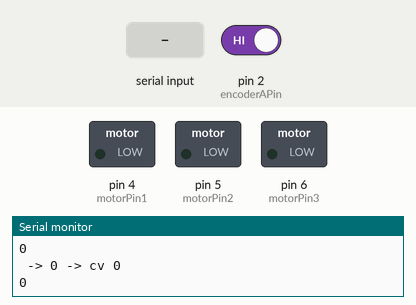
This sketch was run on a simulated Arduino Uno, built with avr-gcc and run on an emulated ATmega328P. On the bench: switched loads named in the sketch (green lamp = pin HIGH), the last lines printed to the serial monitor. Dashed ring = blinking. Inputs (shaded band) come from the test bench; at power-on: pin 2 (encoderAPin) HIGH.

Above: at 1.2 s.
1.3 s: "90,45\n" received over Serial
At 1.69 s:
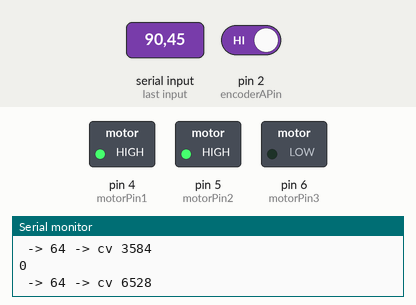
4.3 s: "1\n" received over Serial
At 5.0 s:
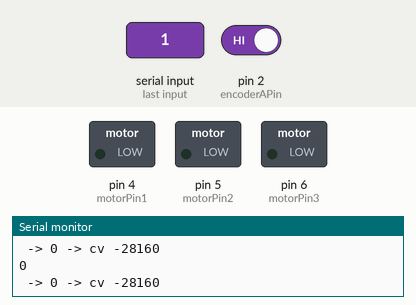
5.8 s: "30,150\n" received over Serial
At 6.03 s:
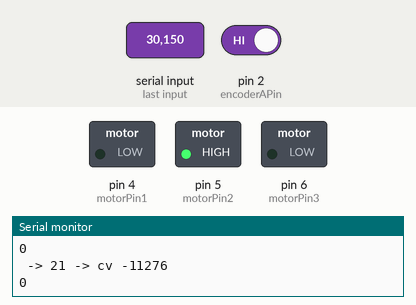
8.8 s: "1\n" received over Serial
At 9.7 s:
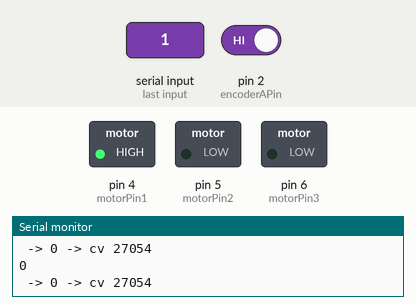
Timing chart, 0 to 11.3 s (numbered marks = the images above; inputs shaded):
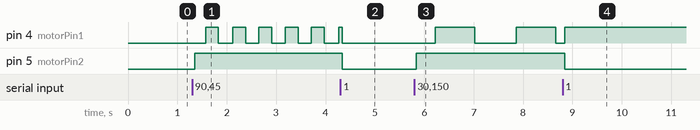

The sketch:

ControlEjeLineal_v2.ino
```cpp
//Archivo Arduino
#include "PositionMotorControl.h"


// Definición de constantes mecanicas
const float MAX_DISTANCE_MM = 1000.0;       // Distancia máxima en milímetros
const float PULSES_PER_REVOLUTION = 493.9; // Pulsos por revolución del encoder
const float MM_PER_REVOLUTION = 8.0;

// Calcula el ángulo máximo en grados correspondiente a la distancia máxima
const float MAX_ANGLE_DEGREES = (MAX_DISTANCE_MM / MM_PER_REVOLUTION) * 360.0;
const float MAX_POT_VALUE = 1023;

//Definicion de pines del driver
const int motorPin1 = 4;  //PWM
const int motorPin2 = 5;  //Direccion
const int motorPin3 = 6;  //Direccion2

const int encoderAPin = 2;
const int encoderBPin = 3;
const int potentiometerPin = A0;

float angle_degrees = 0;
long pulses = 0;

PositionMotorControl motor(motorPin1, motorPin2, motorPin3, encoderAPin, encoderBPin, MAX_DISTANCE_MM, PULSES_PER_REVOLUTION, MM_PER_REVOLUTION);

void setup() {
  Serial.begin(9600);
  motor.init();
  motor.setVelocity(0);
}

void loop() {


  if(Serial.available()){
    String aux = Serial.readStringUntil('\n');
    if(aux=="set"){
      motor.setCero();
      angle_degrees = 0;

    }
    else{
      //angle_degrees = PULSES_PER_REVOLUTION * String(aux).toFloat()* 0.9076 ;
      angle_degrees = String(aux).toFloat()* 2 * 3.1416 * 0.9076 ;
      pulses = angle_degrees / MM_PER_REVOLUTION ;
      Serial.print(angle_degrees);
      Serial.print(" -> ");
    }
  }

  Serial.println(motor.getCurrentPos());
  Serial.print(" -> ");
  Serial.print(pulses);
  Serial.print(" -> cv ");
  Serial.println(motor.getVelocity());
  //Serial.print(" -> nv");
  //Serial.print(motor.getVelocity());


  // Establecer la posición objetivo del motor en pulsos
  motor.setTargetPosition(pulses);

  //Algoritmo de control
  motor.controlPID();
}

float readPot(int potPin){
  // Leer el valor del potenciómetro
  int potValue = analogRead(potentiometerPin);

  // Calculo del ángulo objetivo en grados
  float angle_degrees = map(potValue, 0, MAX_POT_VALUE, 0, MAX_ANGLE_DEGREES);

  // Calculo de cantidad de pulsos objetivo en función del ángulo
  float pulses_target = angle_degrees * (PULSES_PER_REVOLUTION / 360.0);

  Serial.println(pulses_target);

  return pulses_target;
}
```

PositionMotorControl.cpp
```cpp
//Definicion de fiunciones control de posicion
#include "PositionMotorControl.h"

PositionMotorControl* motorInstance;

PositionMotorControl::PositionMotorControl(int motorPin1, int motorPin2, int motorPin3, int encoderAPin, int encoderBPin, float maxDistanceMM, float pulsesPerRevolution, float mmPerRevolution)
  : motorPin1(motorPin1), motorPin2(motorPin2), motorPin3(motorPin3), encoderAPin(encoderAPin), encoderBPin(encoderBPin), maxDistanceMM(maxDistanceMM), pulsesPerRevolution(pulsesPerRevolution), mmPerRevolution(mmPerRevolution) {
    targetPosition = 0;
    currentPosition = 0.0;
    motorSpeed = 0;
    error = 0;
    motorInstance = this;
}

void PositionMotorControl::init() {
  // Declaracion de salidas y entradas
  pinMode(motorPin1, OUTPUT);
  pinMode(motorPin2, OUTPUT);
  pinMode(motorPin3, OUTPUT);
  pinMode(encoderAPin, INPUT_PULLUP);
  pinMode(encoderBPin, INPUT_PULLUP);

  // Declaracion de interrupciones a encoders
  attachInterrupt(digitalPinToInterrupt(encoderAPin), handleEncoderStatic, CHANGE);
  // attachInterrupt(digitalPinToInterrupt(encoderBPin), handleEncoderStatic, CHANGE);

  motorSpeed = 200;
  prevPwm = 0;
}

void PositionMotorControl::control()
{
  int pwmSpeed;
  error = targetPosition - currentPosition;

  // Comparison between direction and velocity
  if (error <= -15) {
    motorDirection = 1; // Move forward
    pwmSpeed = motorSpeed;
  }
  else if (error >= 15) {
    motorDirection = -1; // Move backward
    pwmSpeed = motorSpeed;
  }
  else {
    motorDirection = 0; // Stop
    pwmSpeed = 0;
  }

  // Motor's control
  analogWrite(motorPin1, pwmSpeed);
  digitalWrite(motorPin2, motorDirection == -1 ? HIGH : LOW);
  digitalWrite(motorPin3, motorDirection == 1 ? HIGH : LOW);
}

void PositionMotorControl::controlPID(){
  error = targetPosition - (currentPosition * 2 * 3.1416 / 493.9);
  errores[1] = errores[0];
  errores[2] = errores[1];
  errores[0] = error;
  prevPwm = motorSpeed;
  //double kp = 1.5;
  //double ki = 2;
  //double kd = 0.005;

  double kp = 248;
  double ki = 2300;
  double kd = 7.44;
  double a = (kp + kd/0.02) * errores[0];
  double b = (-kp + (ki*0.02) - (2*kd/0.02)) * errores[1];
  double c = (kd/0.02) * errores[2];

  int pwmSpeed = prevPwm + a + b + c;
  motorSpeed = pwmSpeed;


  // Comparison between direction and velocity
  if (error <= -1) {
    motorDirection = 1; // Move forward
  }
  else if (error >= 1) {
    motorDirection = -1; // Move backward
  }
  else {
    motorDirection = 0; // Stop
    pwmSpeed = 0;
  }

    // Motor's control
  analogWrite(motorPin1, motorSpeed);
  digitalWrite(motorPin2, motorDirection == -1 ? HIGH : LOW);
  digitalWrite(motorPin3, motorDirection == 1 ? HIGH : LOW);

 }

// Set de posicion del motor
void PositionMotorControl::setTargetPosition(long nPulses) {
  targetPosition = nPulses;
}

int PositionMotorControl::getCurrentPos(){
  return currentPosition;
}

void PositionMotorControl::setCero(){
  currentPosition = 0;
  targetPosition = 0;
}

void PositionMotorControl::setVelocity(int pwm){
  motorSpeed = pwm;
}

int PositionMotorControl::getVelocity(){
  return motorSpeed;
}

// Funcion estatica para manejo de interrupcion
static void PositionMotorControl::handleEncoderStatic() {
  motorInstance->handleEncoder(); // Llamada de funcion no estatica de la instancia
}

void PositionMotorControl::handleEncoder() {
  encoderAState = digitalRead(encoderAPin);
  encoderBState = digitalRead(encoderBPin);

  // Determinacion de la dirección del giro del motor
  if (encoderAState == encoderBState ) {
    currentPosition --;
    motorDirection = -1;
  }
  else
  {
    currentPosition ++;
    motorDirection = 1;
  }

}
```

PositionMotorControl.h
```cpp
//Header file control de posicion
#ifndef POSITIONMOTORCONTROL_H
#define POSITIONMOTORCONTROL_H

#include <Arduino.h>

class PositionMotorControl {
public:
  PositionMotorControl(int motorPin1, int motorPin2, int motorPin3, int encoderAPin, int encoderBPin, float maxDistanceMM, float pulsesPerRevolution, float mmPerRevolution);
  void init();
  void control();
  void controlPID();
  void setTargetPosition(long position);
  int getCurrentPos();
  void setCero();
  void setVelocity(int pwm);
  int getVelocity();

private:

  double error;
  double errores[3] = {0};
  int prevPwm;

  //Pines puente H
  int motorPin1;
  int motorPin2;
  int motorPin3;

  // Pines encoder A y B
  int encoderAPin;
  int encoderBPin;

  // Variables para controlar la posición actual y deseada del motor
  volatile long currentPosition;
  volatile long targetPosition;

  // Variables para el control del motor
  int motorSpeed;
  int motorDirection;

  // Variables para almacenar el estado de los encoders
  volatile int encoderAState;
  volatile int encoderBState;
  volatile int lastEncoderAState;
  volatile int lastEncoderBState;

  // Constantes mecánicas
  float maxDistanceMM;
  float pulsesPerRevolution;
  float mmPerRevolution;

  //Interrupcion cambio de estado encoders
  void handleEncoder();
  static void handleEncoderStatic();
};

#endif
```

Measured:
- after the input at 1.3 s, pin 4 (motorPin1): alternates HIGH for 0.26 s and LOW for 0.27 s, starting after 0.27 s; pin 5 (motorPin2): LOW → HIGH after 0.05 s
- after the input at 4.3 s, pin 5 (motorPin2): HIGH → LOW at once
- after the input at 5.8 s, pin 4 (motorPin1): alternates HIGH for 0.80 s and LOW for 0.84 s, starting after 0.42 s; pin 5 (motorPin2): LOW → HIGH at once
- after the input at 8.8 s, pin 5 (motorPin2): HIGH → LOW after 0.05 s
